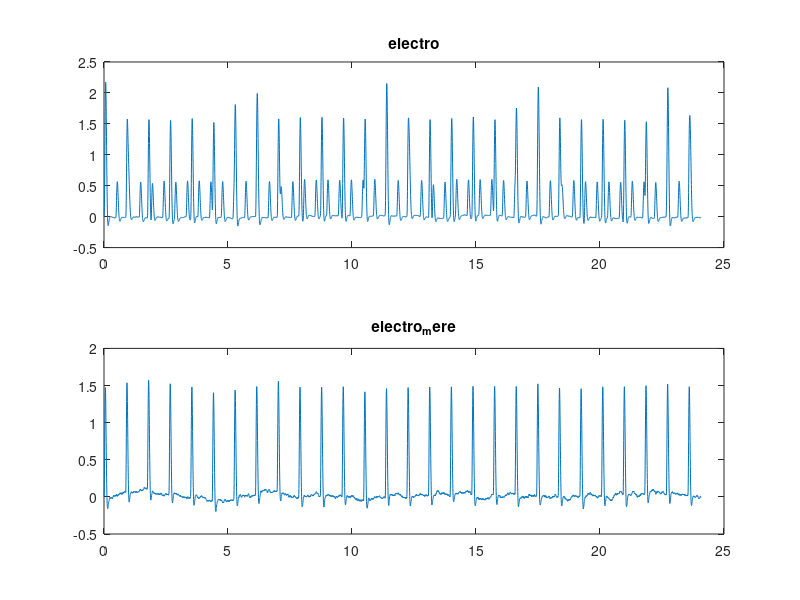
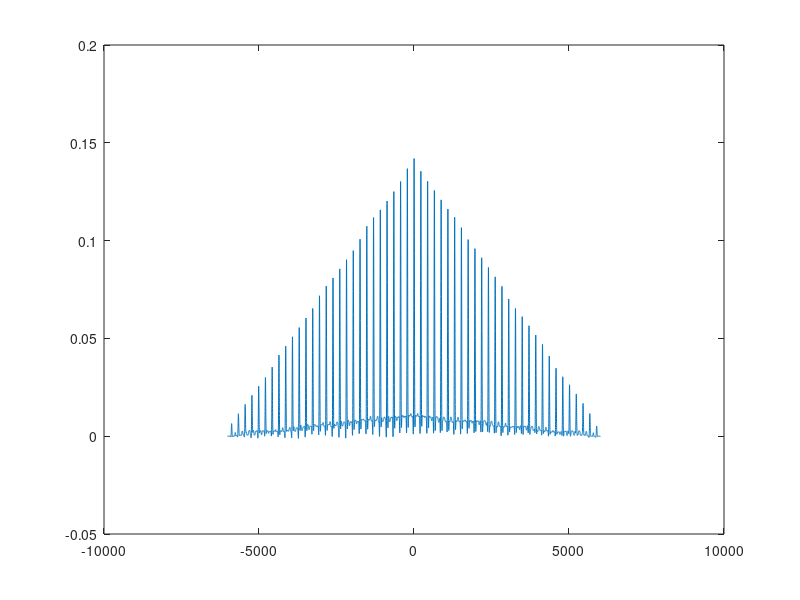
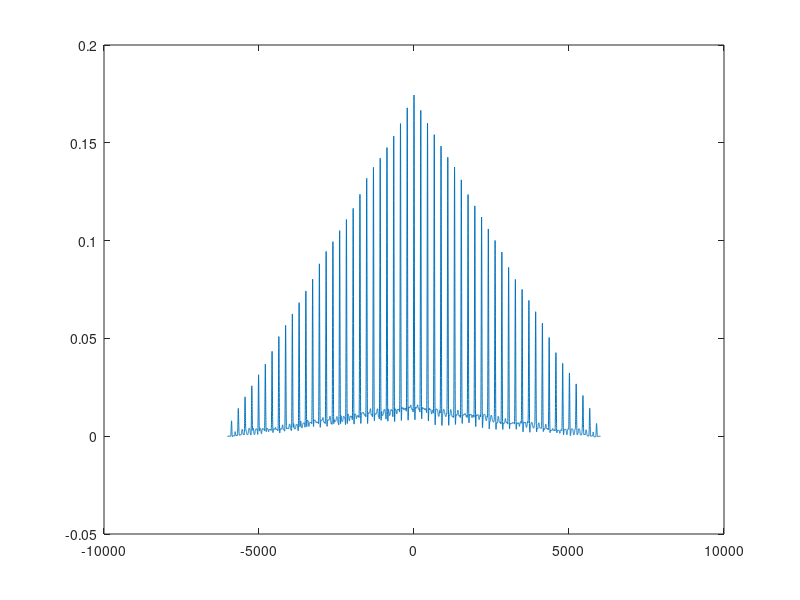
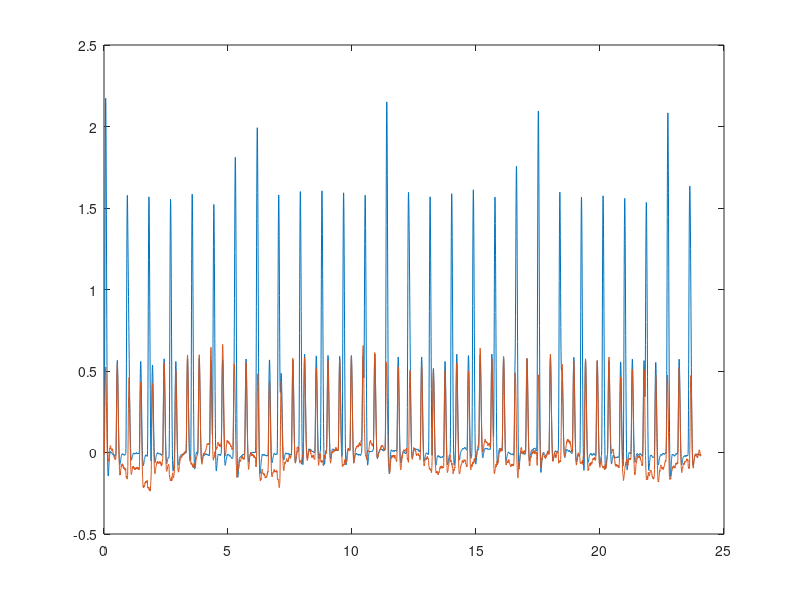

The MATLAB script that drew these images, in order: (Note: this script raises an error after producing the figures.)
close all

load sig_electro.mat
Fs=1/Ts;
N = length(electro);
electro = electro';
electro_mere = electro_mere(1:N)';
t=0:Ts:N*Ts-Ts;
figure(1)
subplot(211)
plot(t,electro)
title("electro")
subplot(212)
plot(t,electro_mere)
title("electro_mere")

[Ryx,lags]=xcorr(electro,electro_mere,'biased');
figure(2)
plot(lags, Ryx)

n = 30;

Rxx = xcorr(electro_mere, 'biased');
Rxx = Rxx(N:N+n);
Rxx = toeplitz(Rxx);

Ryx = Ryx(N:N+n);

theta = Rxx\Ryx;

electro_mere_filtre = filter(theta, 1, electro_mere);

[Ryx_filtre,lags]=xcorr(electro,electro_mere_filtre,'biased');

figure(3)
plot(lags, Ryx_filtre)

figure(4)
plot(t, electro)
hold on
plot(t, electro-electro_mere_filtre)

[Rf, f] = freqz(theta, 1, 1024, Fs);
figure(5)
plot(f, abs(Rf))

Ha = tf(theta', 1, Ts, 'variable', 'z^-1');
figure(6)
impulse(Ha)